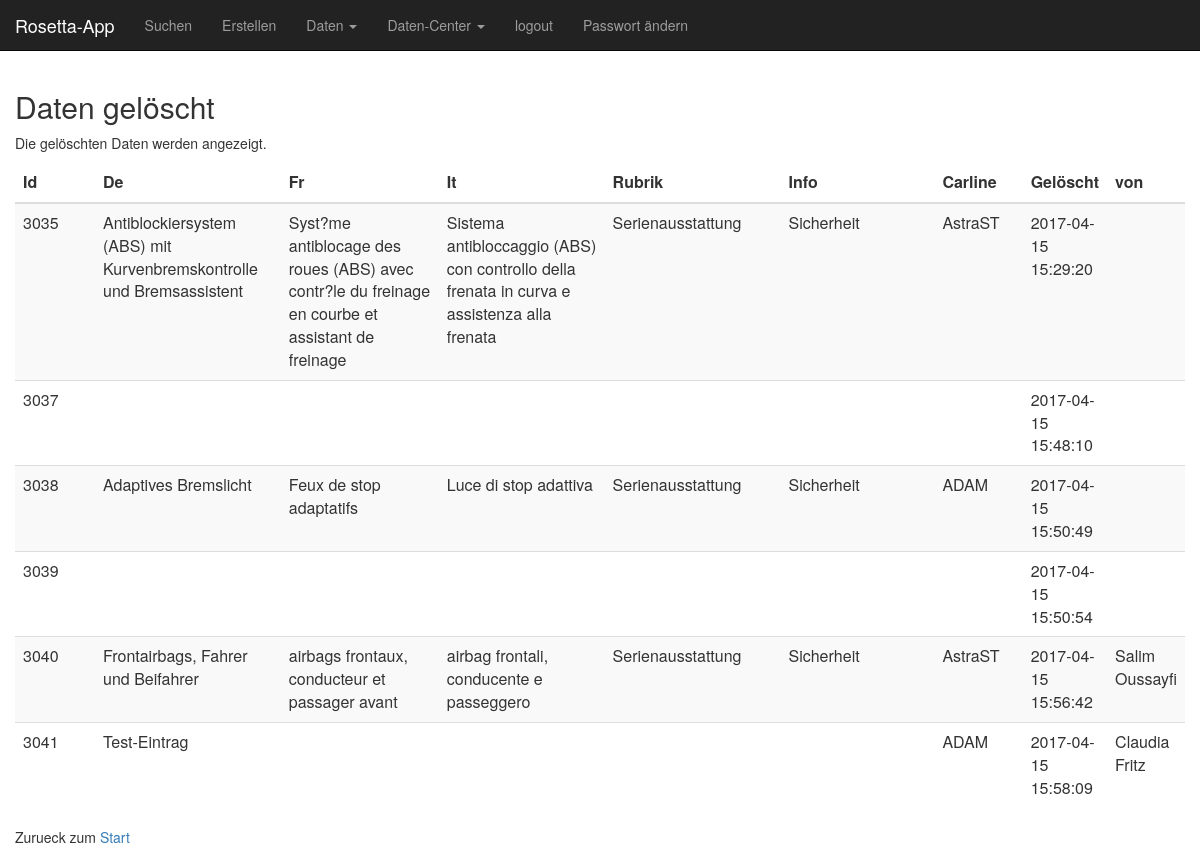
The app's page /Sandbox/geloeschte.php (signed in) with its own data.
### tables this page shows
CREATE TABLE `rosetta_data_deleted` (
  `token` varchar(100) DEFAULT NULL,
  `id` int(5) NOT NULL,
  `date` timestamp NOT NULL DEFAULT CURRENT_TIMESTAMP ON UPDATE CURRENT_TIMESTAMP,
  `de` varchar(1000) DEFAULT NULL,
  `comment_de` varchar(1000) DEFAULT NULL,
  `comment_de_user` varchar(200) DEFAULT NULL,
  `fr` varchar(1000) DEFAULT NULL,
  `comment_fr` varchar(1000) DEFAULT NULL,
  `comment_fr_user` varchar(200) DEFAULT NULL,
  `it` varchar(1000) DEFAULT NULL,
  `comment_it` varchar(1000) DEFAULT NULL,
  `comment_it_user` varchar(200) DEFAULT NULL,
  `en` varchar(1000) DEFAULT NULL,
  `rubrik` varchar(500) DEFAULT NULL,
  `info` varchar(200) DEFAULT NULL,
  `carline` varchar(500) DEFAULT NULL,
  `toTranslate` varchar(5) DEFAULT NULL,
  `user` varchar(200) NOT NULL DEFAULT 'importiert',
  `updateBy` varchar(200) NOT NULL DEFAULT 'kein Update bisher',
  `create` timestamp NOT NULL DEFAULT CURRENT_TIMESTAMP,
  `deleted_by` varchar(200) DEFAULT NULL
);

### Sandbox/include/view_table_deleted.php (the view)
<?php
echo    "<table class=\"table table-hover table-responsive table-striped\">".
    "<thead>".
    "<tr>".
    "<th class=\"col-sm-1\">Id</th>".
    "<th class=\"col-sm-2\">De</th>".
    "<th class=\"col-sm-2\">Fr</th>".
    "<th class=\"col-sm-2\">It</th>".
    "<th class=\"col-sm-2\">Rubrik</th>".
    "<th class=\"col-sm-2\">Info</th>".
    "<th class=\"col-sm-2\">Carline</th>".
    "<th class=\"col-sm-2\">Gelöscht</th>".
    "<th class=\"col-sm-2\">von</th>".
    "</tr>".
    "</thead>";
while ($dsatz = mysqli_fetch_assoc($res))
{
    echo    "<tr>".
        "<td>" . $dsatz["id"]        . "</td>".
        "<td>" . $dsatz["de"]        . "</td>".
        "<td>" . $dsatz["fr"]        . "</td>".
        "<td>" . $dsatz["it"]        . "</td>".
        "<td>" . $dsatz["rubrik"]    . "</td>".
        "<td>" . $dsatz["info"]      . "</td>".
        "<td>" . $dsatz["carline"]   . "</td>".
        "<td>" . $dsatz["date"]   . "</td>".
        "<td>" .  $dsatz["deleted_by"]   . "</td>";
    echo    "</tr>";
}
echo    "</table>";
?>

### Sandbox/elements/header.php (shortened to what this page needs)
<?php
$userid = $_SESSION['userid'];
$username = $_SESSION['username'];
echo "Hallo User {$userid}: ".$username;
?>
<html>
    <head>
        <link rel="stylesheet" href="//code.jquery.com/ui/1.11.4/themes/smoothness/jquery-ui.css">
        <link href="http://cdnjs.cloudflare.com/ajax/libs/twitter-bootstrap/3.0.3/css/bootstrap.min.css"
              rel="stylesheet" type="text/css" />
        <link href="http://cdn.rawgit.com/davidstutz/bootstrap-multiselect/master/dist/css/bootstrap-multiselect.css"
              rel="stylesheet" type="text/css" />
        <link href="https://slimou.de/___Bootstrap/bootstrap/css/bootstrap.min.css" rel="stylesheet">
        <link href="css/layout.css" rel="stylesheet">
    </head>
    <body>
        <?php
        include 'elements/navigation.php';
        ?>
        <div class="container-fluid content">

### Sandbox/elements/navigation.php (shortened to what this page needs)
<nav class="navbar navbar-inverse navbar-fixed-top">
    <div class="container-fluid">
        <div class="navbar-header">
            <a class="navbar-brand" href="rosetta-app.php">Rosetta-App</a>
        </div>
        <div class="collapse navbar-collapse navbar-left" id="bs-exmple-navbar-collapse-1">
            <ul class="nav navbar-nav">
                <li><a href="suchen_a.php">Suchen</a></li>
                <li><a href="erzeugen_a.php">Erstellen</a></li>
                <li class="dropdown">
                    <a href="#" class="dropdown-toggle" data-toggle="dropdown">Daten
                        <span class="caret"></span>
                    </a>
                </li>
                <li class="dropdown">
                    <a href="#" class="dropdown-toggle" data-toggle="dropdown">Daten-Center
                        <span class="caret"></span>
                    </a>
                </li>
                <li><a href="logout.php">logout</a></li>
                <li><a href="neuesPasswort.php">Passwort ändern</a></li>
            </ul>
        </div>
    </div>
</nav>

### Sandbox/geloeschte.php (shortened to what this page needs)
<?php
include "elements/header.php";
?>
<?php
include "include/db_connect.php";
?>
<h2>Daten gelöscht</h2>
<p>Die gelöschten Daten werden angezeigt.</p>
<?php
    $sql = "select * from rosetta_data_deleted";
    $res = mysqli_query($con, $sql);
    include "include/view_table_deleted.php";
?>
<p>Zurueck zum <a href="index.php">Start</a></p>

### Sandbox/css/layout.css (style rules this page uses)
.content { position: relative; top: 50px; }

### records on screen
rosetta_data_deleted: id "3035", de "Antiblockiersystem (ABS) mit Kurvenbremskontrolle und Bremsassistent", fr "Syst?me antiblocage des roues (ABS) avec contr?le du freinage en courbe et assistant de freinage", it "Sistema antibloccaggio (ABS) con controllo della frenata in curva e assistenza alla frenata", rubrik "Serienausstattung", info "Sicherheit", carline "AstraST", date "2017-04-15 15:29:20"
rosetta_data_deleted: id "3037", date "2017-04-15 15:48:10"
rosetta_data_deleted: id "3038", de "Adaptives Bremslicht", fr "Feux de stop adaptatifs", it "Luce di stop adattiva", rubrik "Serienausstattung", info "Sicherheit", carline "ADAM", date "2017-04-15 15:50:49"
rosetta_data_deleted: id "3039", date "2017-04-15 15:50:54"
rosetta_data_deleted: id "3040", de "Frontairbags, Fahrer und Beifahrer", fr "airbags frontaux, conducteur et passager avant", it "airbag frontali, conducente e passeggero", rubrik "Serienausstattung", info "Sicherheit", carline "AstraST", date "2017-04-15 15:56:42", deleted_by "Salim Oussayfi"
rosetta_data_deleted: id "3041", de "Test-Eintrag", carline "ADAM", date "2017-04-15 15:58:09", deleted_by "Claudia Fritz"

### other values on screen
$username "Michaela Illmer"
